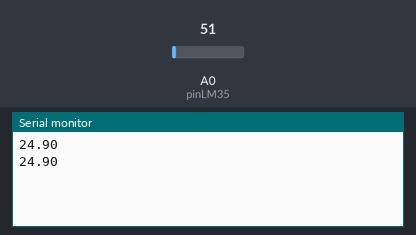
The sketch below on a simulated Arduino Uno, built with avr-gcc and run on an emulated ATmega328P. Parts: the last lines printed to the serial monitor. The inputs (shaded band) are chosen by the test bench; at power-on: A0 (pinLM35) = 51.

Above: at 1.8 s.
1.9 s: A0 (pinLM35) set to 61
At 2.8 s:
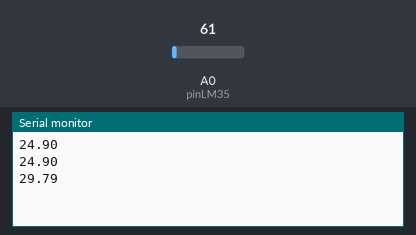
3.4 s: A0 (pinLM35) set to 71
At 4.8 s:
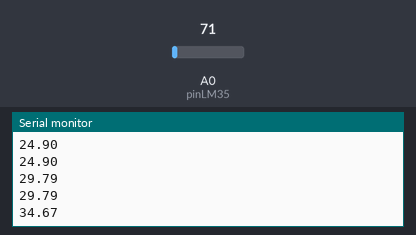
Timing chart, 0 to 6.4 s (numbered marks = the images above; inputs shaded):
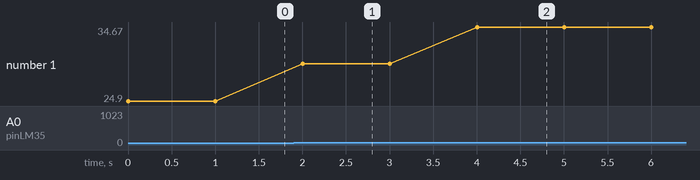

Measured:
- after the input at 1.9 s, the serial monitor: prints a new line after 0.10 s (image 1)
- after the input at 3.4 s, the serial monitor: prints a new line after 0.60 s (image 2)
- plotted number 1: 24.9 → 29.79 after the input at 1.9 s, 29.79 → 34.67 after the input at 3.4 s

The sketch:

joystick.ino
```cpp
const int pinLM35 = A0;

void setup() {
  Serial.begin(9600);
}

void loop() {
  int sensorValue = analogRead(pinLM35);
  float voltage = (sensorValue / 1024.0) * 5000;
  float temperatureC = voltage / 10;

  Serial.println(temperatureC);
  delay(1000);
}
```
